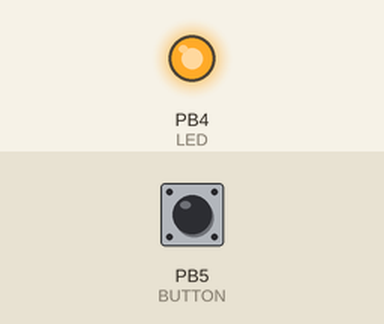
Recording of a sketch running on a simulated ATtiny85, built with avr-gcc and run on an emulated ATtiny85. Parts: output pins drawn as LEDs (lit = HIGH). Dashed ring = blinking. The inputs (shaded band) are chosen by the test bench; at power-on: PB5 (BUTTON) LOW. What the sketch prints to the serial monitor is not drawn.

Above: at 1.2 s.
1.3 s: PB5 (BUTTON) pulled HIGH for 0.15 s
At 1.37 s:
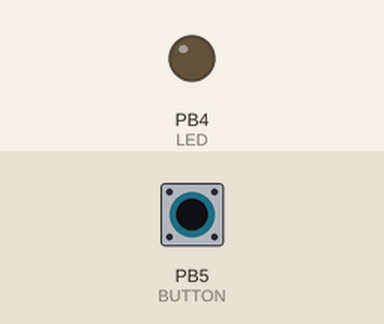
2.9 s: PB5 (BUTTON) pulled HIGH for 1 s
At 4.7 s:
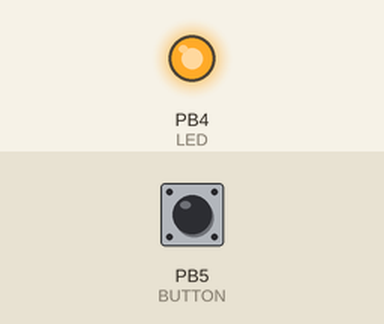
6.9 s: PB5 (BUTTON) pulled HIGH for 3.2 s
At 8.2 s:
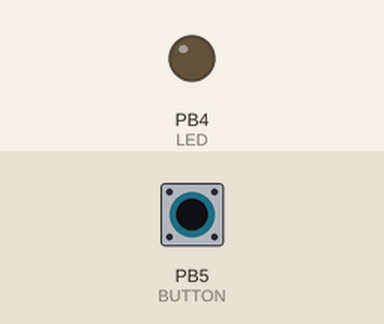
11.6 s: PB5 (BUTTON) pulsed HIGH 5 times (0.12 s each, 0.3 s apart)
At 11.81 s:
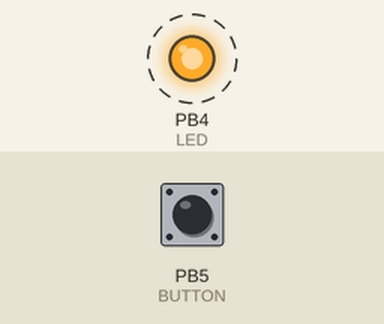
16.1 s: PB5 (BUTTON) pulsed HIGH 2 times (0.12 s each, 0.3 s apart)
At 17.4 s:
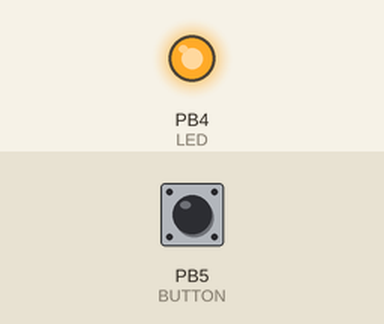
Timing chart, 0 to 19.1 s (numbered marks = the images above; inputs shaded):
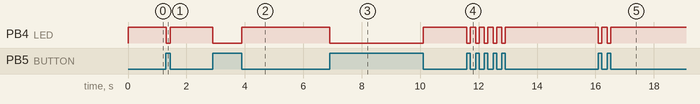

The sketch:

switch_button.ino
```cpp
const int BUTTON =5;
const int LED =4;
int BUTTONstate=0;
void setup()
{
  Serial.begin(115200);
 pinMode(LED,OUTPUT);
 pinMode(BUTTON,INPUT);

}

void loop()
{
  BUTTONstate=digitalRead(BUTTON);
  if(BUTTONstate==HIGH)
  {
    Serial.println("HIGH");
    digitalWrite(LED,LOW);
  }
  else
  {
    Serial.println("LOW");
    digitalWrite(LED,HIGH);

  }


}
```

led_first.c
```cpp
/*
 * GccApplication1.c
 *
 * Created: 09-05-2019 14:16:50
 * Author : DIVYA SRI
 */
#ifndef F_CPU
#define F_CPU 16000000UL
#endif

#include <avr/io.h>
#include <util/delay.h>

int main(void)
{
	DDRB= 0XFF;
    /* Replace with your application code */
    while (1)
    {
		PORTB= 0XFF;
		_delay_ms(100);
		PORTB=0X00;
		_delay_ms(100);
    }
}
```

motor_program.c
```cpp
/*
 * motor1.c
 *
 * Created: 15-05-2019 14:12:31
 * Author : DIVYA SRI
 */
#ifndef F_CPU
#define F_CPU 16000000UL
#endif
#include <avr/io.h>
#include <util/delay.h>


int main(void)
{
	DDRB=0XFF;
    /* Replace with your application code */
    while (1)
    {
		PORTB =0X02;
		_delay_ms(2000);
		PORTB =0X00;
		_delay_ms(2000);
		PORTB =0X01;
		_delay_ms(2000);
		PORTB =0X00;
		_delay_ms(2000);


    }
}
```

sample_led.c
```cpp
/*
 * sample.c
 *
 * Created: 09-05-2019 14:16:50
 * Author : DIVYA SRI
 */
#ifndef F_CPU
#define F_CPU 16000000UL
#endif

#include <avr/io.h>
#include <util/delay.h>

int main(void)
{
	DDRB= 0XAA;
    /* Replace with your application code */
    while (1)
    {
		PORTB= 0XAA;
		_delay_ms(100);
		PORTB=0X00;
		_delay_ms(100);
    }
}
```

scrolling_of_led.c
```cpp
/*
 * scrolling.c
 *
 * Created: 09-05-2019 14:16:50
 * Author : DIVYA SRI
 */
#ifndef F_CPU
#define F_CPU 16000000UL
#endif

#include <avr/io.h>
#include <util/delay.h>

int main(void)
{
	DDRB= 0XFF;
    /* Replace with your application code */
    while (1)
    {
		PORTB= 0X01;
		_delay_ms(1000);
		PORTB= 0X00;
		_delay_ms(1000);
		PORTB= 0X02;
		_delay_ms(1000);
		PORTB= 0X00;
		_delay_ms(1000);
		PORTB= 0X04;
		_delay_ms(1000);
		PORTB= 0X00;
		_delay_ms(1000);
		PORTB= 0X08;
		_delay_ms(1000);
		PORTB= 0X00;
		_delay_ms(1000);
    }
}
```

Measured:
- after the input at 1.3 s, PB4 (LED): HIGH → LOW at once, → HIGH 0.15 s later
- after the input at 2.9 s, PB4 (LED): HIGH → LOW at once, → HIGH 1.0 s later
- after the input at 6.9 s, PB4 (LED): HIGH → LOW at once, → HIGH 3.2 s later
- after the input at 11.6 s, PB4 (LED): alternates HIGH for 0.18 s and LOW for 0.12 s, 10 changes in all, then stays HIGH, starting at once
- after the input at 16.1 s, PB4 (LED): alternates HIGH for 0.18 s and LOW for 0.12 s, 4 changes in all, then stays HIGH, starting at once
